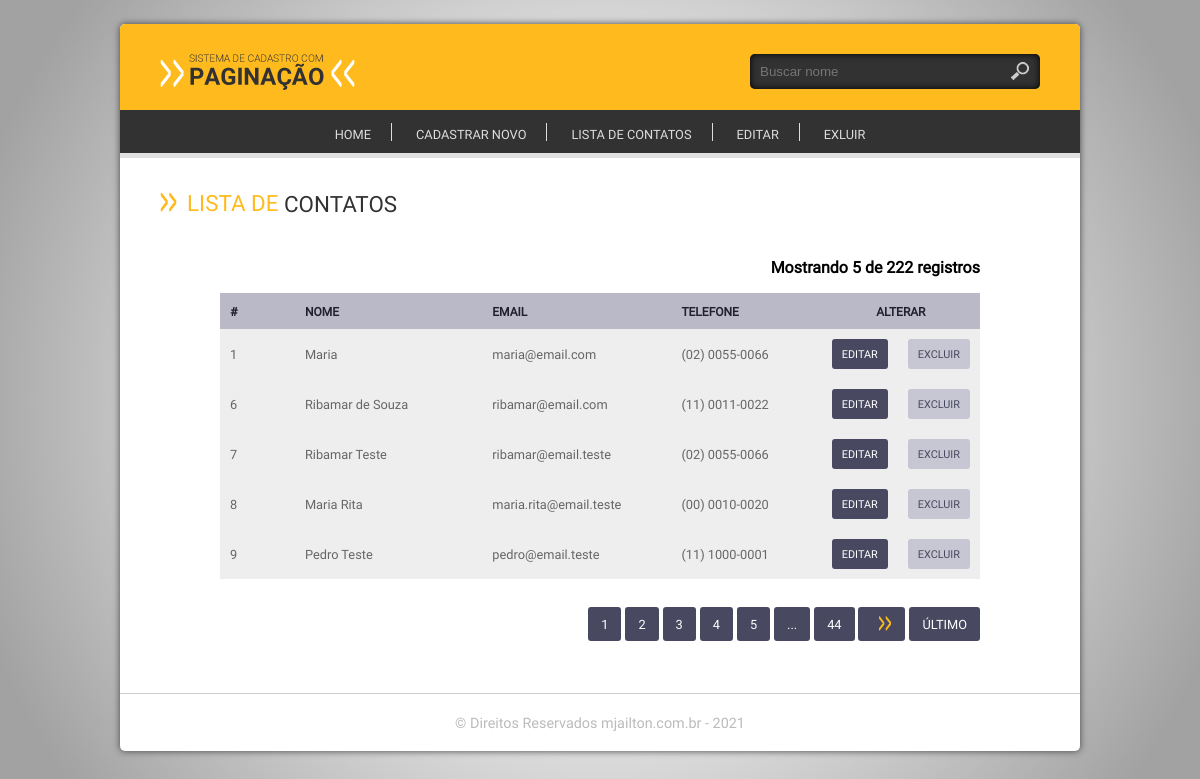
The page / on the database its author committed.
### tables this page shows
CREATE TABLE `contatos` (
  `id` int NOT NULL,
  `nome` varchar(32) NOT NULL,
  `email` varchar(32) DEFAULT NULL,
  `telefone` varchar(14) DEFAULT NULL,
  `cep` varchar(10) DEFAULT NULL,
  `endereco` varchar(65) DEFAULT NULL,
  `bairro` varchar(32) DEFAULT NULL,
  `cidade` varchar(32) DEFAULT NULL,
  `uf` varchar(2) DEFAULT NULL,
  `data_cadastro` timestamp NULL DEFAULT CURRENT_TIMESTAMP
);

### database/crud-mysqli.php (called while the page is built, shortened)
<?php
function abrirConexao()
{
	$conexao = @mysqli_connect("localhost", "root", "admin123", "cadastro")
		or die(mysqli_connect_error());
	return $conexao;
}
function executar($sql)
{
	$conexao = abrirConexao();
	$qry = @mysqli_query($conexao, $sql)
		or die(@mysqli_error($conexao));
	return $qry;
}
function consultar($tabela, $condicao = null, $campos = "*")
{
	$sql = "SELECT {$campos} FROM {$tabela} {$condicao}";
	$qry = executar($sql);
	if (!mysqli_num_rows($qry)) {
		return false;
	} else {
		while ($linha = @mysqli_fetch_assoc($qry)) {
			$dados[] = $linha;
		}
		return $dados;
	}
}
function total($sql)
{
	$qry = executar($sql);
	return mysqli_num_rows($qry);
}

### lista.php (the view, shortened to what this page needs)
<?php include 'cadastro/paginacao2.php' ?>
<?php
	require 'database/crud-mysqli.php';
	$pg = isset($_GET['pg']) ? $_GET['pg'] : 0;
	$pesquisar = isset($_GET['busca']) ? htmlspecialchars($_GET['busca']) : "";
	$lpp = 5;
	$inicio = $pg * $lpp;
	if ($pesquisar != "") {
		$dados = consultar("contatos", " where nome like '%$pesquisar%' limit $inicio, $lpp");
		$sql1 = "select * from contatos where nome like '%$pesquisar%' limit $inicio, $lpp";
		$sql2 = "select * from contatos where nome like '%$pesquisar%'";
		$complemento = "&busca=$pesquisar";
	} else {
		$dados = consultar("contatos", " limit $inicio, $lpp");
		$sql2 = "select * from contatos";
		$complemento = "";
	}
	$total2 = total($sql2);
	$paginas = ceil($total2 / $lpp - 1);
	$contador = ($pg + 1) * $lpp;
?>
	<h1 class="titulo"><span class="cor">Lista de</span> contatos</h1>
	<?php if (!$dados) {
		echo "<h3>Nenhum registro encontrado</h3>";
	} else { ?>
	<div class="base-lista">
		<span class="qtde">Mostrando
			<?php if($contador <= $total2) {echo $contador;} else {echo $total2;} ?> de
			<?php echo $total2 ?>
			<?php echo ($total2 == 1) ? "registro" : "registros" ?></span>
		<div class="tabela">
			<table width="100%" border="0" cellspacing="0" cellpadding="0">
				<thead>
					<tr>
						<th width="10%" align="left">#</th>
						<th width="25%" align="left">Nome</th>
						<th width="25%" align="left">Email</th>
						<th width="20%" align="left">Telefone</th>
						<th width="20%" colspan="2" align="center">Alterar</th>
					</tr>
				</thead>
				<tbody>
					<?php
						foreach ($dados as $item) :
					?>
					<tr class="cor1">
						<td><?php echo $item['id'] ?></td>
						<td><?php echo $item['nome'] ?></td>
						<td><?php echo $item['email'] ?></td>
						<td><?php echo $item['telefone'] ?></td>
						<td align="center">
							<a href="index.php?url=3&id=<?php echo $item['id'] ?>" class="btn">
							Editar</a>
						</td>
						<td align="center">
							<a href="index.php?url=4&id=<?php echo $item['id'] ?>"
								class="btn excluir"
								onClick="return confirm('Deseja realmente excluir esse registro?')">
								excluir</a>
						</td>
					</tr>
					<?php endforeach ?>
				</tbody>
			</table>
		</div>
		<ul class="paginacao">
			<?php echo paginacao("index.php?url=2$complemento", $pg, $paginas) ?>
		</ul>
	</div>
	<?php } ?>

### index.php (shortened to what this page needs)
<!DOCTYPE html>
<html>
<head>
	<link rel="stylesheet" type="text/css" href="assets/css/style.css">
</head>
<body>
	<div class="conteudo">
		<div class="base-central">
			<div class="base-topo">
				<a href="index.php?url=1" class="logo"></a>
				<div class="base-busca">
					<form action="index.php?url=2" method="get">
						<input type="text" name="busca" placeholder="Buscar nome">
						<input type="submit" class="but" value="">
					</form>
				</div>
			</div>
			<nav class="menu">
				<ul>
					<li><a href="index.php?url=1">Home</a></li>
					<li><a href="index.php?url=3">Cadastrar novo</a></li>
					<li><a href="index.php?url=2">Lista de contatos</a></li>
					<li><a href="index.php?url=2">Editar</a></li>
					<li><a href="index.php?url=2">Exluir</a></li>
				</ul>
			</nav>
			<div class="base-home">
				<?php
					$url = $_GET['url'];
					$page[1] = "home.php";
					$page[2] = "lista.php";
					$page[3] = "formulario.php";
					$page[4] = "cadastro/excluir.php";
					if (!empty($url)) {
						if (file_exists($page[$url])) {
							include $page[$url];
						} else {
							include "lista.php";
						}
					} else {
						include "lista.php";
					}
				?>
			</div>
			<div class="base-rodape">
				<p>&copy; Direitos Reservados mjailton.com.br - <?php echo date('Y'); ?></p>
			</div>
		</div>
	</div>
</body>
</html>

### cadastro/paginacao2.php (shortened to what this page needs)
<?php
function paginacao($url, $pg, $paginas)
{
	$mais = $pg + 1;
	$url_mais = "$url&pg=$mais";
	$menos = $pg - 1;
	$imprimePaginacao = "";
	if ($pg == 0) {
		for ($i = 1; $i <= 5; $i++) {
			if ($pg == $i) {
				$imprimePaginacao .= "
					<li class='ativo'>$i</li>";
			} elseif ($i > $paginas) {
				$imprimePaginacao .= "
					<li><a class='desabilitar'>$i</a></li>";
			} else {
				$imprimePaginacao .= "
					<li><a href='$url&pg=$i'>$i</a></li>";
			}
		}
		$imprimePaginacao .= "
			<li><a>...</a></li>
			<li><a href='$url&pg=$paginas'>$paginas</a></li>
			<li><a href='$url_mais' class='prox'></a></li>
			<li><a href='$url&pg=$paginas' class='ultimo'>Último</a></li>";
	}
	return $imprimePaginacao;
}

### assets/css/style.css (style rules this page uses)
* { margin:0; padding:0; box-sizing:border-box; -webkit-box-sizing:border-box; -moz-box-sizing:border-box; -o-box-sizing:border-box; -ms-box-sizing:border-box; vertical-align:middle; }
html, body { height:100%; background:#ddd url(../img/fundo.png) fixed no-repeat center; background-size:100%; }
body { font-size:1em; font-family: 'rregular'; }
h1, h2, h3, h4, h5 { margin:0; padding:0; text-transform:uppercase; font-weight:inherit; }
p { line-height:1.2em; font-size:1em; letter-spacing:0; color:#263238; }
a { text-decoration:none; color:#444; }
input ,textarea, select { width:100%; max-width:100%; padding:10px; background:#EEEEEE; border:0 }
ul ,li { list-style:none; }
.conteudo { width:960px; left:50%; position:relative; margin:2% auto 2% auto; display:block; margin-left:-480px; float:left; }
.base-central { width:100%; float:left; background:#fff; -webkit-border-radius:5px; -moz-border-radius:5px; -o-border-radius:5px; -ms-border-radius:5px; box-shadow:0 0px 7px 0 #444; }
.base-topo { width:100%; float:left; padding:20px 40px; background:#FFBB1E; border-radius:5px 5px 0 0; -webkit-border-radius:5px 5px 0 0; -moz-border-radius:5px 5px 0 0; -ms-border-radius:5px 5px 0 0; }
.base-topo .logo { width:195px; float:left; height:36px; background:url(../img/logo.png) no-repeat; margin-top:10px; }
.base-topo .base-busca { width:290px; float:right; margin-top:10px; position:relative; }
.base-topo .base-busca input { background:#323232; box-shadow:inset 0 0 7px 0 #000; border-radius:5px; color:#ddd; }
.base-topo .base-busca .but { background:url(../img/ico-lupa.png) no-repeat center; box-shadow:none; position:absolute; top:7px; right:10px; width:20px; height:20px; cursor:pointer; }
.menu { width:100%; float: left; padding:10px 0; background:#323232; border-bottom:solid 5px #E0E0E0; }
.menu ul { display:block; text-align:center; }
.menu li { display:inline; font-size:.8em; text-transform:uppercase; border-right:solid 1px #ddd; }
.menu li:last-child { border-right:0; }
.menu li a { padding:5px 20px; color:#ddd; }
.base-home { width:100%; float:left; padding:20px 40px; }
.titulo { display:block; padding:10px 0; color:#323232; font-weight:inherit; font-size:1.4em; text-transform:uppercase; }
.titulo:before { content:url(../img/ico-seta-ttl.png); padding-right:10px; }
.titulo .cor { color:#FFBB1E; position:relative; top:-3px; }
.base-rodape { width:100%; float:left; padding:20px; border-top:1px solid #ccc; }
.base-rodape p { text-align:center; font-size:.9em; color:#BBBBBB; }
.btn { display:block; padding:10px; border-radius:3px; -webkit-border-radius:3px; -moz-border-radius:3px; -moz-border-radius:3px; -o-border-radius:3px; text-transform:uppercase; color:#fff; background:#484860; font-size:.9em; }
.base-home .base-lista { width:100%; float:left; padding:10px 60px; }
.base-home .base-lista span { display:block; padding:15px 0; font-weight:bold; text-align:right; }
.base-home .base-lista .tabela table { width:100%; }
.base-home .base-lista .tabela table th { padding:10px; text-transform:uppercase; color:#20202F; background:#B9B9C8; font-size:.75em; }
.base-home .base-lista .tabela table td { padding:10px; color:#666666; font-size:.8em; }
.base-home .base-lista .tabela .cor1 { background:#EEEEEE; }
.base-home .base-lista .tabela .btn { font-size:.85em; padding:8px 10px; }
.base-home .base-lista .tabela .btn.excluir { background:#C7C7D3; color:#484860; }
.base-home .base-lista .paginacao { width:100%; float:left; padding:30px 0; text-align:right; }
.base-home .base-lista .paginacao li { display:inline-block; text-transform:uppercase; }
.base-home .base-lista .paginacao li a { padding:8px 13px; background:#484860; color:#fff; font-size:.8em; border-radius:3px; -webkit-border-radius:3px; -moz-border-radius:3px; -o-border-radius:3px; -ms-border-radius:3px; }
.base-home .base-lista .paginacao .prox:after { content:url(../img/ico-proximo.png); padding-left:8px; position:relative; top:2px; }

### rows shown on the page
contatos: id "1", nome "Maria", email "maria@email.com", telefone "(02) 0055-0066"
contatos: id "6", nome "Ribamar de Souza", email "ribamar@email.com", telefone "(11) 0011-0022"
contatos: id "7", nome "Ribamar Teste", email "ribamar@email.teste", telefone "(02) 0055-0066"
contatos: id "8", nome "Maria Rita", email "maria.rita@email.teste", telefone "(00) 0010-0020"
contatos: id "9", nome "Pedro Teste", email "pedro@email.teste", telefone "(11) 1000-0001"

### other values the page prints
$contador "5"
$total2 "222"
$paginas "44"
